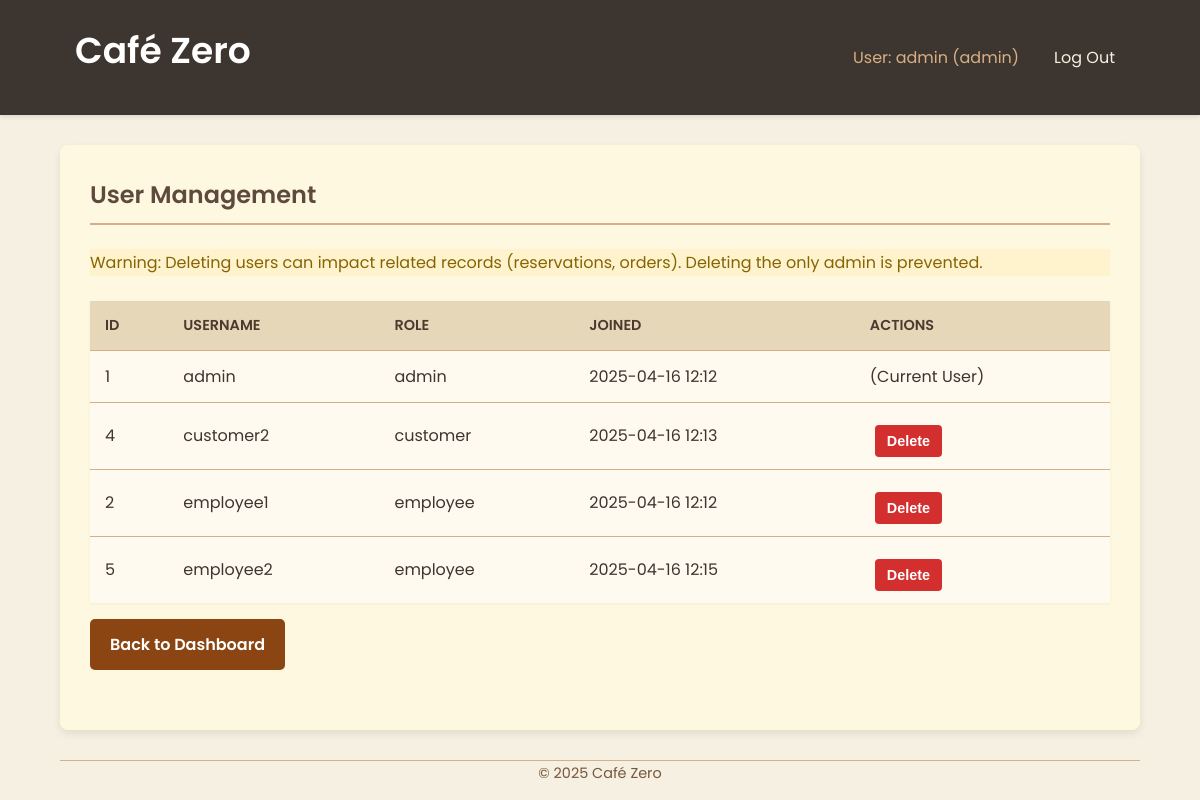
Page /admin/users (signed in) on the committed database.
### tables this page shows
CREATE TABLE users (
            id INTEGER PRIMARY KEY AUTOINCREMENT,
            username TEXT UNIQUE NOT NULL,
            password_hash TEXT NOT NULL,
            role TEXT NOT NULL CHECK(role IN ('customer', 'employee', 'admin')),
            loyalty_points INTEGER DEFAULT 0,
            created_at TIMESTAMP DEFAULT CURRENT_TIMESTAMP
        );

### app.py (the view)
@app.route('/admin/users')
@login_required
@role_required('admin')
def admin_view_users():
    users = []
    db = get_db()
    if not db: return render_template('admin/view_users.html', users=[], error="Database connection failed")
    try:
        cursor = db.execute("SELECT id, username, role, created_at FROM users ORDER BY role, username")
        users = cursor.fetchall()
    except sqlite3.Error as e:
        print(f"DB Error fetching users for admin: {e}")
        flash("Could not fetch user list.", "danger")
    return render_template('admin/view_users.html', users=users)

### app.py (called while the page is built)
def get_db():
    if 'db' not in g:
        try:
            g.db = sqlite3.connect(DATABASE)
            g.db.row_factory = sqlite3.Row # Return rows as dictionary-like objects
            print("Database connection opened.")
        except sqlite3.Error as e:
            print(f"Database connection error: {e}")
            flash("Database connection error. Please try again later.", "danger")
            g.db = None # Ensure db is None if connection failed
    return g.db

@app.context_processor
def inject_current_year():
    return {'current_year': datetime.datetime.now().year}

def login_required(f):
    @wraps(f)
    def decorated_function(*args, **kwargs):
        if 'user_id' not in session:
            flash('Please log in to access this page.', 'warning')
            return redirect(url_for('login'))
        return f(*args, **kwargs)
    return decorated_function

def role_required(required_role):
    def decorator(f):
        @wraps(f)
        def decorated_function(*args, **kwargs):
            if 'user_id' not in session:
                flash('Please log in to access this page.', 'warning')
                return redirect(url_for('login'))
            if session.get('role') != required_role:
                flash(f'You do not have permission to access this page. Requires {required_role} role.', 'danger')
                if 'role' in session:
                     return redirect(url_for(f"{session['role']}_dashboard"))
                else:
                     return redirect(url_for('login'))
            return f(*args, **kwargs)
        return decorated_function
    return decorator

### templates/admin/view_users.html (shortened to what this page needs)
{% extends 'base.html' %}
{% block content %}
  <h2>User Management</h2>
  <p class="flash-warning">Warning: Deleting users can impact related records (reservations, orders). Deleting the only admin is prevented.</p>
  {% if users %}
    <table>
      <thead>
        <tr>
          <th>ID</th>
          <th>Username</th>
          <th>Role</th>
          <th>Joined</th>
          <th>Actions</th>
        </tr>
      </thead>
      <tbody>
        {% for user in users %}
          <tr>
            <td>{{ user['id'] }}</td>
            <td>{{ user['username'] }}</td>
            <td>{{ user['role'] }}</td>
            <td>{{ user['created_at'][:16].replace('T',' ') }}</td>
            <td>
              {% if user['id'] != session['user_id'] %}
                <form action="{{ url_for('admin_delete_user', user_id=user['id']) }}" method="post" style="display: inline;" onsubmit="return confirm('Are you sure you want to delete user {{ user.username }}? This cannot be undone.');">
                    <button type="submit" class="button-delete">Delete</button>
                </form>
              {% else %}
                (Current User)
              {% endif %}
            </td>
          </tr>
        {% endfor %}
      </tbody>
    </table>
  {% else %}
    <p>No users found.</p>
  {% endif %}
  <p><a href="{{ url_for('admin_dashboard') }}" class="button-link mt-2">Back to Dashboard</a></p>
{% endblock %}

### static/style.css (style rules this page uses)
* { box-sizing: border-box; margin: 0; padding: 0; }
body { font-family: 'Poppins', sans-serif; line-height: 1.7; background-color: #f5f0e1; color: #3d352f; display: flex; flex-direction: column; min-height: 100vh; }
h1, h2, h3 { color: #5e4a3d; margin-bottom: 0.8em; font-weight: 600; }
h2 { border-bottom: 2px solid #d6b084; padding-bottom: 0.3em; margin-bottom: 1em; }
p { margin-bottom: 1em; }
a { color: #a0785a; text-decoration: none; transition: color 0.2s ease-in-out; }
form input[type=submit], button, .button-link { background-color: #8b4513; color: white; padding: 12px 20px; border: none; border-radius: 5px; cursor: pointer; font-size: 1em; font-weight: 600; transition: background-color 0.2s ease; text-decoration: none; display: inline-block; margin-top: 10px; margin-right: 10px; }
table { width: 100%; border-collapse: collapse; margin-top: 25px; box-shadow: 0 1px 3px rgba(0,0,0,0.05); background-color: #fffaf0; }
th, td { padding: 12px 15px; text-align: left; border-bottom: 1px solid #d6b084; }
th { background-color: #e6d7b9; font-weight: 600; color: #4a3b31; text-transform: uppercase; font-size: 0.9em; }
tr:last-child td { border-bottom: none; }
.flash-warning { background-color: #fff3cd; color: #856404; border-color: #ffeeba; }
.mt-2 { margin-top: 1rem; }
.button-delete { background-color: #d32f2f; color: white; padding: 8px 12px; border: none; border-radius: 4px; cursor: pointer; font-size: 0.9em; transition: background-color 0.2s ease; margin-left: 5px; }

### rows in the picture
users: id "1", username "admin", role "admin", created_at "2025-04-16 12:12", shows "(Current User)"
users: id "4", username "customer2", role "customer", created_at "2025-04-16 12:13"
users: id "2", username "employee1", role "employee", created_at "2025-04-16 12:12"
users: id "5", username "employee2", role "employee", created_at "2025-04-16 12:15"

### other values in the picture
{{ session['username'] }} "admin"
{{ session['role'] }} "admin"
